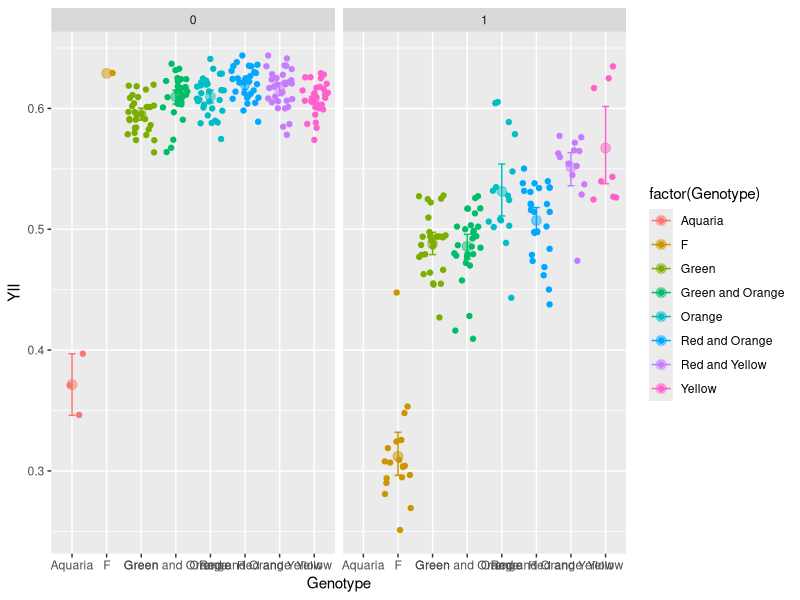
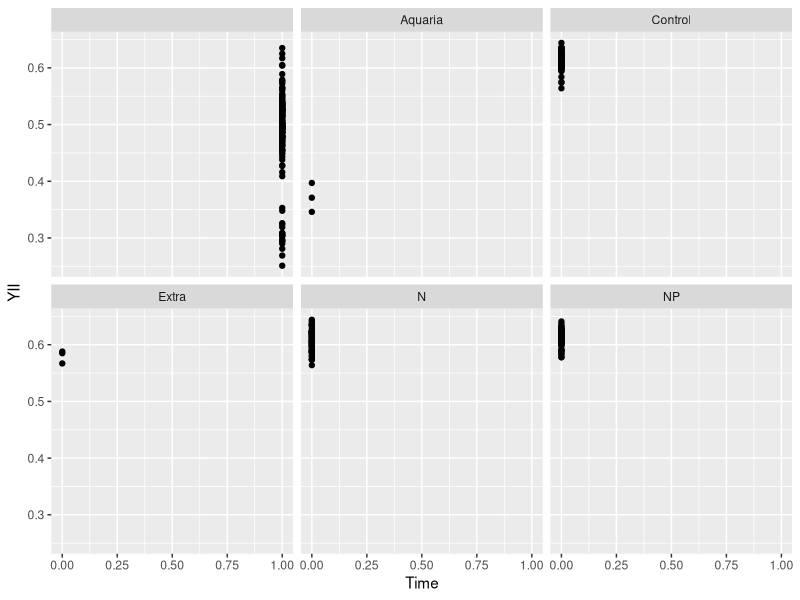
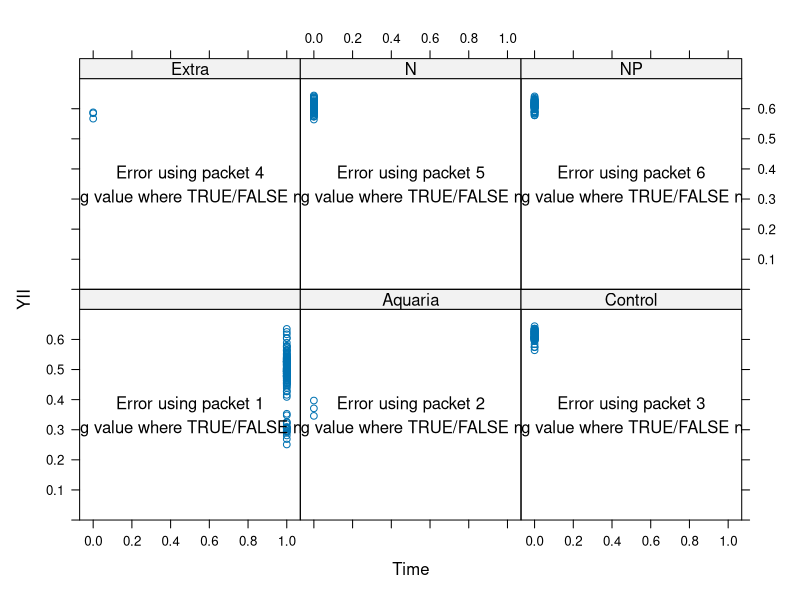
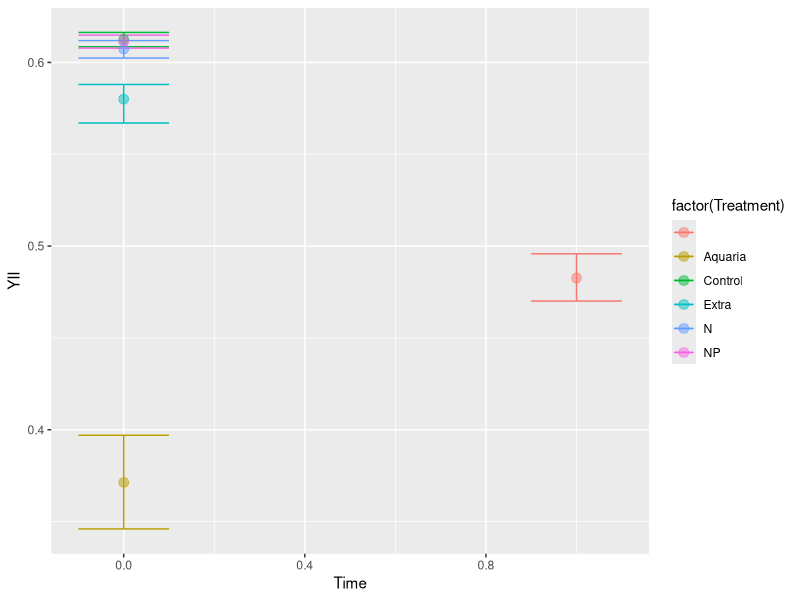

Recreate these plots in R, in order. (Note: this script raises an error after producing the figures.)
## ---- chunk 1
knitr::opts_chunk$set(echo = TRUE, warning=FALSE, message=FALSE)
## ---- chunk 2

getwd()

# Get all libraries and sources required to run the script

library(dplyr)
library(plyr)
library(reshape2)
library(ggplot2)

# Import your data: 

## Long format Acer YII
Acer.Tall<-read.csv("YII_long_2017-08-30.csv", header = TRUE)

# Wide formating 
Acer.wide<- reshape(Acer.Tall, idvar = "Fragment", timevar = "Time", direction = "wide")

write.csv(Acer.wide, file="YII_wide_2017-08-30.csv")
## ---- chunk 3

YII<- ggplot(Acer.Tall, aes (Genotype, YII, colour=factor(Genotype)))
YII + stat_summary(fun.data = "mean_cl_boot",geom = "errorbar", width = 0.2)+
  stat_summary(fun.y=mean, geom="point", size =3, alpha=0.5) + geom_jitter()+ facet_grid (~Time)


## ---- chunk 4
YII_Frag <- ggplot(Acer.Tall, aes (Time, YII))
YII_Frag + geom_point() + facet_wrap (~Treatment)

library(lattice)
xyplot(YII ~ Time | Treatment, data=Acer.Tall, type=c("p", "r"), ylim=c(0.0, 0.7))
## ---- chunk 5

YII_Bott <- ggplot(Acer.Tall, aes (Time, YII, colour=factor(Treatment)))
YII_Bott + stat_summary(fun.data = "mean_cl_boot",geom = "errorbar", width = 0.2)+
  stat_summary(fun.y=mean, geom="point", size =3, alpha=0.5) +
  stat_summary(fun.y=mean, geom="line")
  # geom_jitter()+


Acer.Tall$Treatment <- as.factor(Acer.Tall$Treatment)
Acer.Tall$Time <- as.factor(Acer.Tall$Time)

library(multcomp)
library(multcompView)
library(lsmeans)


LM_Treatment <- lm(YII ~ Treatment, data= Acer.Tall)

LM_Time <-lm(YII ~ Time, data = Acer.Tall)

LM_Tre_Time <- lm(YII ~ Time * Treatment, data=Acer.Tall)

anova(LM_Treatment)
TukeyHSD(aov(LM_Treatment))

anova(LM_Time)
TukeyHSD(aov(LM_Time))

anova(LM_Tre_Time)
# TukeyHSD(aov(LM_Tre_Time))

#  cld from multicom  set a compact letter display of all pair-wise comparisons.
cld(lsmeans(LM_Treatment, "Treatment"))
cld(lsmeans(LM_Time, "Time"))
cld(lsmeans(LM_Tre_Time, specs = c("Treatment", "Time")))

## ---- chunk 6
Acer.wide$Change1<-((Acer.wide$YII_1)-(Acer.wide$YII_0))
Acer.wide$Change2<-((Acer.wide$YII_2)-(Acer.wide$YII_1))
Acer.wide$Change3<-((Acer.wide$YII_2)-(Acer.wide$YII_0))


YII_Change1 <- ggplot(Acer.wide, aes (Treatment, Change1, colour=factor(Treatment)))
YII_Change1 + stat_summary(fun.data = "mean_cl_boot",geom = "errorbar", width = 0.2)+
  stat_summary(fun.y=mean, geom="point", size =3, alpha=0.5) +
  geom_jitter()

YII_Change2 <- ggplot(Acer.wide, aes (Treatment, Change2, colour=factor(Treatment)))
YII_Change2 + stat_summary(fun.data = "mean_cl_boot",geom = "errorbar", width = 0.2)+
  stat_summary(fun.y=mean, geom="point", size =3, alpha=0.5) +
  geom_jitter()

YII_Change3 <- ggplot(Acer.wide, aes (Treatment, Change3, colour=factor(Treatment)))
YII_Change3 + stat_summary(fun.data = "mean_cl_boot",geom = "errorbar", width = 0.2)+
  stat_summary(fun.y=mean, geom="point", size =3, alpha=0.5) +
  geom_jitter()
